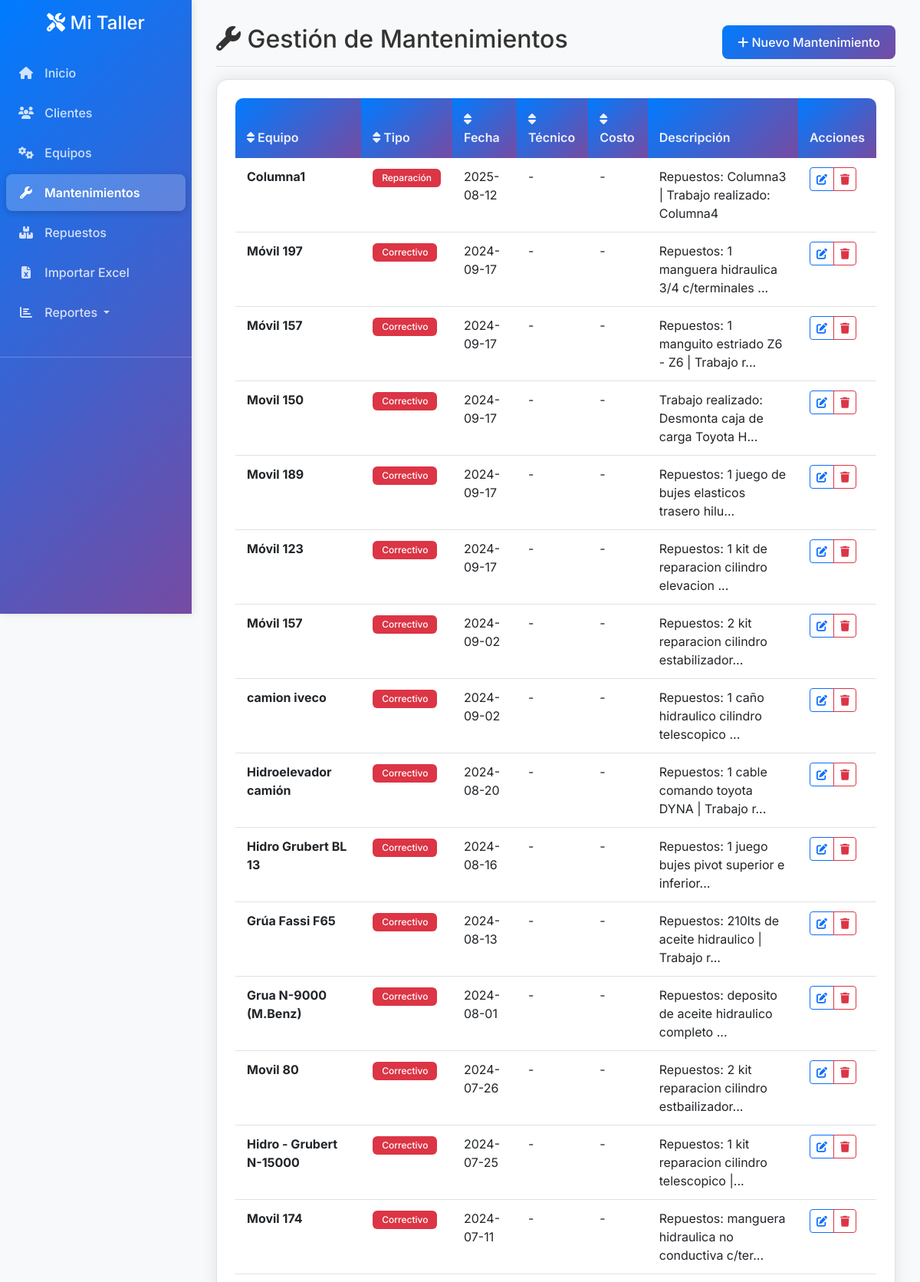
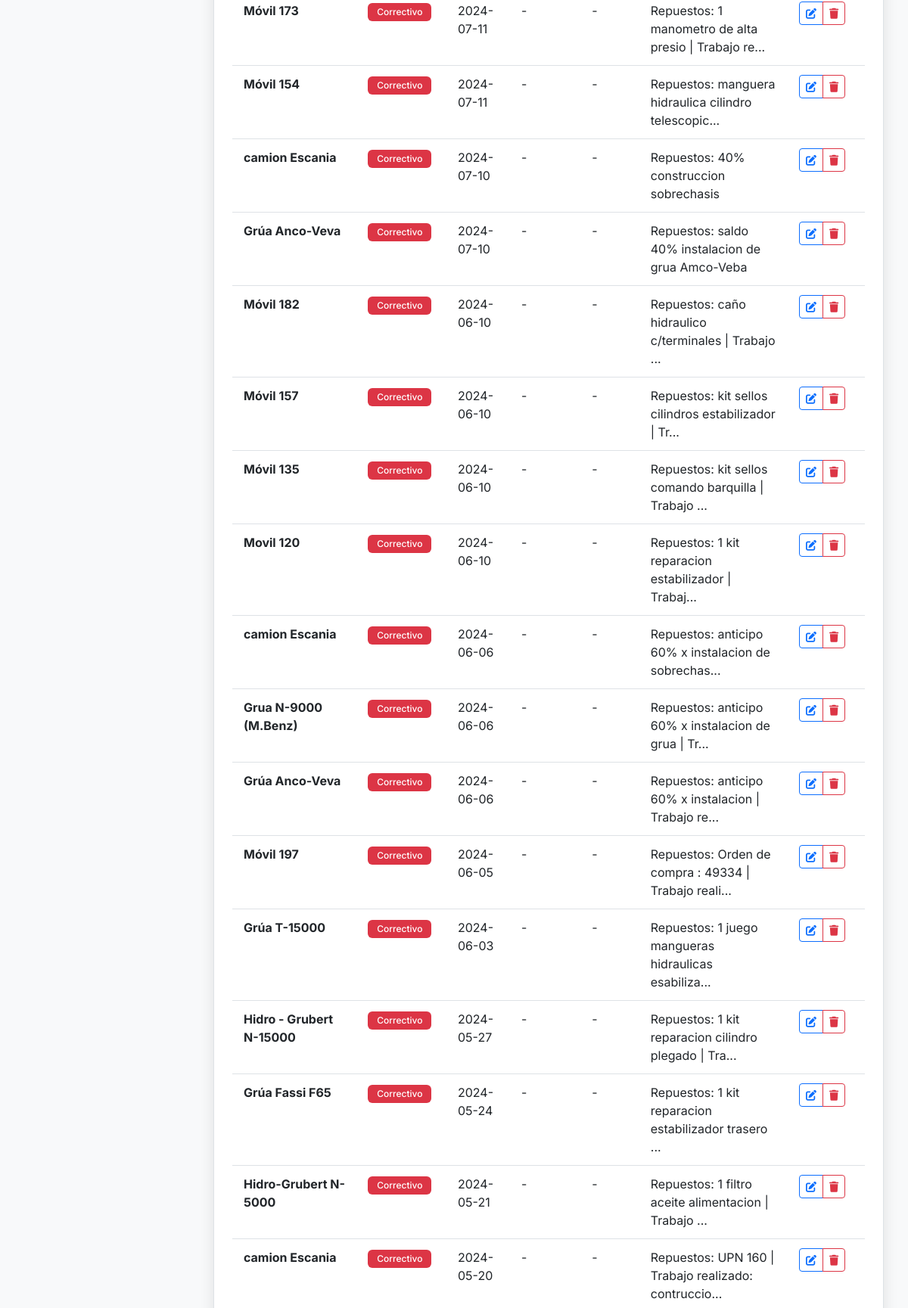
The page /mantenimientos (upper part) on the database its author committed (2 pictures, top to bottom).
### tables this page shows
CREATE TABLE mantenimientos (
            id INTEGER PRIMARY KEY AUTOINCREMENT,
            equipo_id INTEGER,
            tipo_mantenimiento TEXT NOT NULL,
            fecha_mantenimiento DATE NOT NULL,
            descripcion TEXT,
            costo REAL,
            tecnico TEXT,
            fecha_creacion TIMESTAMP DEFAULT CURRENT_TIMESTAMP, estado TEXT DEFAULT "Completado", usuario_creacion INTEGER REFERENCES usuarios(id), usuario_modificacion INTEGER REFERENCES usuarios(id),
            FOREIGN KEY (equipo_id) REFERENCES equipos (id)
        );

CREATE TABLE equipos (
            id INTEGER PRIMARY KEY AUTOINCREMENT,
            nombre TEXT NOT NULL,
            marca TEXT,
            modelo TEXT,
            numero_serie TEXT,
            fecha_compra DATE,
            estado TEXT DEFAULT 'Activo',
            ubicacion TEXT,
            observaciones TEXT,
            fecha_creacion TIMESTAMP DEFAULT CURRENT_TIMESTAMP
        , cliente_id INTEGER REFERENCES clientes(id), usuario_creacion INTEGER REFERENCES usuarios(id), usuario_modificacion INTEGER REFERENCES usuarios(id));

### app.py (the view)
@app.route('/mantenimientos')
def mantenimientos():
    conn = get_db_connection()
    mantenimientos = conn.execute('''
        SELECT m.*, e.nombre as equipo_nombre
        FROM mantenimientos m
        JOIN equipos e ON m.equipo_id = e.id
        ORDER BY m.fecha_mantenimiento DESC
    ''').fetchall()
    conn.close()
    return render_template('mantenimientos.html', mantenimientos=mantenimientos)

### app.py (called while the page is built, shortened)
def get_db_connection():
    try:
        conn = sqlite3.connect(DATABASE, timeout=30.0)
        conn.row_factory = sqlite3.Row
        conn.execute('PRAGMA foreign_keys = ON')
        conn.execute('PRAGMA journal_mode = WAL')
        conn.execute('PRAGMA synchronous = NORMAL')
        conn.execute('PRAGMA cache_size = 10000')
        conn.execute('PRAGMA temp_store = MEMORY')
        conn.execute('PRAGMA mmap_size = 268435456')  # 256MB
        return conn
    except Exception as e:
        logging.error(f"Error conectando a la base de datos: {str(e)}")
        raise

@app.before_request
def load_user():
    g.user = None

### templates/mantenimientos.html (shortened to what this page needs)
{% extends "base.html" %}
{% block content %}
<div class="d-flex justify-content-between flex-wrap flex-md-nowrap align-items-center pb-2 mb-3 border-bottom">
    <h1 class="h2"><i class="fas fa-wrench"></i> Gestión de Mantenimientos</h1>
    <div class="btn-toolbar mb-2 mb-md-0">
        <a href="{{ url_for('nuevo_mantenimiento') }}" class="btn btn-primary">
            <i class="fas fa-plus"></i> Nuevo Mantenimiento
        </a>
    </div>
</div>
<div class="card">
    <div class="card-body">
        {% if mantenimientos %}
            <div class="table-responsive">
                <table class="table table-hover" id="mantenimientosTable">
                    <thead class="table-light">
                        <tr>
                            <th class="sortable" data-column="equipo_nombre">
                                <i class="fas fa-sort"></i> Equipo
                            </th>
                            <th class="sortable" data-column="tipo_mantenimiento">
                                <i class="fas fa-sort"></i> Tipo
                            </th>
                            <th class="sortable" data-column="fecha_mantenimiento">
                                <i class="fas fa-sort"></i> Fecha
                            </th>
                            <th class="sortable" data-column="tecnico">
                                <i class="fas fa-sort"></i> Técnico
                            </th>
                            <th class="sortable" data-column="costo">
                                <i class="fas fa-sort"></i> Costo
                            </th>
                            <th>Descripción</th>
                            <th>Acciones</th>
                        </tr>
                    </thead>
                    <tbody>
                        {% for mantenimiento in mantenimientos %}
                        <tr>
                            <td><strong>{{ mantenimiento.equipo_nombre }}</strong></td>
                            <td>
                                <span class="badge bg-{{ 'warning' if mantenimiento.tipo_mantenimiento == 'Preventivo' else 'danger' }}">
                                    {{ mantenimiento.tipo_mantenimiento }}
                                </span>
                            </td>
                            <td>{{ mantenimiento.fecha_mantenimiento }}</td>
                            <td>{{ mantenimiento.tecnico or '-' }}</td>
                            <td>
                                {% if mantenimiento.costo %}
                                    ${{ "%.2f"|format(mantenimiento.costo) }}
                                {% else %}
                                    -
                                {% endif %}
                            </td>
                            <td>{{ mantenimiento.descripcion[:50] }}{% if mantenimiento.descripcion|length > 50 %}...{% endif %}</td>
                            <td>
                                <div class="btn-group" role="group">
                                    <a href="{{ url_for('editar_mantenimiento', id=mantenimiento.id) }}"
                                       class="btn btn-sm btn-outline-primary"
                                       title="Editar mantenimiento">
                                        <i class="fas fa-edit"></i>
                                    </a>
                                    <button type="button"
                                            class="btn btn-sm btn-outline-danger eliminar-mantenimiento"
                                            data-id="{{ mantenimiento.id }}"
                                            data-equipo="{{ mantenimiento.equipo_nombre }}"
                                            data-fecha="{{ mantenimiento.fecha_mantenimiento }}"
                                            title="Eliminar mantenimiento">
                                        <i class="fas fa-trash"></i>
                                    </button>
                                </div>
                            </td>
                        </tr>
                        {% endfor %}
                    </tbody>
                </table>
            </div>
        {% endif %}
    </div>
</div>
{% endblock %}

### static/css/themes.css (style rules this page uses)
:root { --color-primary: #007bff; --color-secondary: #6c757d; --color-success: #28a745; --color-danger: #dc3545; --color-warning: #ffc107; --color-info: #17a2b8; --bg-primary: #ffffff; --bg-secondary: #f8f9fa; --bg-tertiary: #e9ecef; --bg-card: var(--bg-primary); --bg-accent: linear-gradient(135deg, var(--color-primary) 0%, #764ba2 100%); --bg-body: var(--bg-secondary); --text-primary: #333333; --text-secondary: #6c757d; --text-muted: #6c757d; --text-light: rgba(255,255,255,0.9); --text-white: #ffffff; --border-color: #dee2e6; --border-light: rgba(0,0,0,0.125); --border-radius: 0.375rem; --success: var(--color-success); --warning: var(--color-warning); --danger: var(--color-danger); --info: var(--color-info); --sidebar-bg: var(--bg-accent); --sidebar-text: rgba(255,255,255,0.8); --sidebar-text-hover: #ffffff; --sidebar-active: rgba(255,255,255,0.2); --shadow: 0 0 20px rgba(0,0,0,0.1); --shadow-hover: 0 5px 25px rgba(0,0,0,0.15); --shadow-lg: 0 10px 40px rgba(0,0,0,0.15); --transition-fast: 0.2s ease; --transition-normal: 0.3s ease; --transition-slow: 0.5s ease; }
body { background-color: var(--bg-body) !important; color: var(--text-primary) !important; transition: all var(--transition-normal); font-family: 'Segoe UI', Tahoma, Geneva, Verdana, sans-serif; }
.card { background-color: var(--bg-card) !important; border-color: var(--border-color) !important; color: var(--text-primary) !important; }
.btn-primary { background-color: var(--color-primary) !important; border-color: var(--color-primary) !important; }
.card { background-color: var(--bg-primary) !important; border: 1px solid var(--border-color) !important; border-radius: 15px !important; box-shadow: var(--shadow) !important; transition: all var(--transition-normal); overflow: hidden; }
.card-body { padding: 1.5rem; }
.btn-primary { background: var(--bg-accent) !important; border: none !important; border-radius: 8px !important; padding: 10px 20px; font-weight: 500; transition: all var(--transition-fast); }
.table { background-color: var(--bg-primary) !important; color: var(--text-primary) !important; border-radius: 10px; overflow: hidden; box-shadow: var(--shadow); }
.table thead th { background: var(--bg-accent) !important; color: var(--text-light) !important; border: none !important; font-weight: 600; padding: 15px; }
.table tbody tr { transition: all var(--transition-fast); }
.table tbody td { padding: 12px 15px; border-color: var(--border-color) !important; }
.badge { border-radius: 6px !important; padding: 6px 12px; font-weight: 500; }

### templates/base.html (style rules this page uses)
body, .sidebar { font-family: 'Inter', 'Segoe UI', Tahoma, Geneva, Verdana, sans-serif !important; }

### rows shown on the page
mantenimientos: equipo_nombre "Columna1", tipo_mantenimiento "Reparación", fecha_mantenimiento "2025-08-12", tecnico "-", descripcion "Repuestos: Columna3 | Trabajo realizado: Columna4"
mantenimientos: equipo_nombre "Móvil 197", tipo_mantenimiento "Correctivo", fecha_mantenimiento "2024-09-17", tecnico "-", descripcion "Repuestos: 1 manguera hidraulica 3/4 c/terminales"
mantenimientos: equipo_nombre "Móvil 157", tipo_mantenimiento "Correctivo", fecha_mantenimiento "2024-09-17", tecnico "-", descripcion "Repuestos: 1 manguito estriado Z6 - Z6 | Trabajo r"
mantenimientos: equipo_nombre "Movil 150", tipo_mantenimiento "Correctivo", fecha_mantenimiento "2024-09-17", tecnico "-", descripcion "Trabajo realizado: Desmonta caja de carga Toyota H"
mantenimientos: equipo_nombre "Movil 189", tipo_mantenimiento "Correctivo", fecha_mantenimiento "2024-09-17", tecnico "-", descripcion "Repuestos: 1 juego de bujes elasticos trasero hilu"
mantenimientos: equipo_nombre "Móvil 123", tipo_mantenimiento "Correctivo", fecha_mantenimiento "2024-09-17", tecnico "-", descripcion "Repuestos: 1 kit de reparacion cilindro elevacion"
mantenimientos: equipo_nombre "Móvil 157", tipo_mantenimiento "Correctivo", fecha_mantenimiento "2024-09-02", tecnico "-", descripcion "Repuestos: 2 kit reparacion cilindro estabilizador"
mantenimientos: equipo_nombre "camion iveco", tipo_mantenimiento "Correctivo", fecha_mantenimiento "2024-09-02", tecnico "-", descripcion "Repuestos: 1 caño hidraulico cilindro telescopico"
mantenimientos: equipo_nombre "Hidroelevador camión", tipo_mantenimiento "Correctivo", fecha_mantenimiento "2024-08-20", tecnico "-", descripcion "Repuestos: 1 cable comando toyota DYNA | Trabajo r"
mantenimientos: equipo_nombre "Hidro Grubert BL 13", tipo_mantenimiento "Correctivo", fecha_mantenimiento "2024-08-16", tecnico "-", descripcion "Repuestos: 1 juego bujes pivot superior e inferior"
mantenimientos: equipo_nombre "Grúa Fassi F65", tipo_mantenimiento "Correctivo", fecha_mantenimiento "2024-08-13", tecnico "-", descripcion "Repuestos: 210lts de aceite hidraulico | Trabajo r"
mantenimientos: equipo_nombre "Grua N-9000 (M.Benz)", tipo_mantenimiento "Correctivo", fecha_mantenimiento "2024-08-01", tecnico "-", descripcion "Repuestos: deposito de aceite hidraulico completo"
mantenimientos: equipo_nombre "Movil 80", tipo_mantenimiento "Correctivo", fecha_mantenimiento "2024-07-26", tecnico "-", descripcion "Repuestos: 2 kit reparacion cilindro estbailizador"
mantenimientos: equipo_nombre "Hidro - Grubert N-15000", tipo_mantenimiento "Correctivo", fecha_mantenimiento "2024-07-25", tecnico "-", descripcion "Repuestos: 1 kit reparacion cilindro telescopico |"
mantenimientos: equipo_nombre "Movil 174", tipo_mantenimiento "Correctivo", fecha_mantenimiento "2024-07-11", tecnico "-", descripcion "Repuestos: manguera hidraulica no conductiva c/ter"
mantenimientos: equipo_nombre "Móvil 173", tipo_mantenimiento "Correctivo", fecha_mantenimiento "2024-07-11", tecnico "-", descripcion "Repuestos: 1 manometro de alta presio | Trabajo re"
mantenimientos: equipo_nombre "Móvil 154", tipo_mantenimiento "Correctivo", fecha_mantenimiento "2024-07-11", tecnico "-", descripcion "Repuestos: manguera hidraulica cilindro telescopic"
mantenimientos: equipo_nombre "camion Escania", tipo_mantenimiento "Correctivo", fecha_mantenimiento "2024-07-10", tecnico "-", descripcion "Repuestos: 40% construccion sobrechasis"
mantenimientos: equipo_nombre "Grúa Anco-Veva", tipo_mantenimiento "Correctivo", fecha_mantenimiento "2024-07-10", tecnico "-", descripcion "Repuestos: saldo 40% instalacion de grua Amco-Veba"
mantenimientos: equipo_nombre "Móvil 182", tipo_mantenimiento "Correctivo", fecha_mantenimiento "2024-06-10", tecnico "-", descripcion "Repuestos: caño hidraulico c/terminales | Trabajo"
mantenimientos: equipo_nombre "Móvil 157", tipo_mantenimiento "Correctivo", fecha_mantenimiento "2024-06-10", tecnico "-", descripcion "Repuestos: kit sellos cilindros estabilizador | Tr"
mantenimientos: equipo_nombre "Móvil 135", tipo_mantenimiento "Correctivo", fecha_mantenimiento "2024-06-10", tecnico "-", descripcion "Repuestos: kit sellos comando barquilla | Trabajo"
mantenimientos: equipo_nombre "Movil 120", tipo_mantenimiento "Correctivo", fecha_mantenimiento "2024-06-10", tecnico "-", descripcion "Repuestos: 1 kit reparacion estabilizador | Trabaj"
mantenimientos: equipo_nombre "camion Escania", tipo_mantenimiento "Correctivo", fecha_mantenimiento "2024-06-06", tecnico "-", descripcion "Repuestos: anticipo 60% x instalacion de sobrechas"
mantenimientos: equipo_nombre "Grua N-9000 (M.Benz)", tipo_mantenimiento "Correctivo", fecha_mantenimiento "2024-06-06", tecnico "-", descripcion "Repuestos: anticipo 60% x instalacion de grua | Tr"
mantenimientos: equipo_nombre "Grúa Anco-Veva", tipo_mantenimiento "Correctivo", fecha_mantenimiento "2024-06-06", tecnico "-", descripcion "Repuestos: anticipo 60% x instalacion | Trabajo re"
mantenimientos: equipo_nombre "Móvil 197", tipo_mantenimiento "Correctivo", fecha_mantenimiento "2024-06-05", tecnico "-", descripcion "Repuestos: Orden de compra : 49334 | Trabajo reali"
mantenimientos: equipo_nombre "Grúa T-15000", tipo_mantenimiento "Correctivo", fecha_mantenimiento "2024-06-03", tecnico "-", descripcion "Repuestos: 1 juego mangueras hidraulicas esabiliza"
mantenimientos: equipo_nombre "Hidro - Grubert N-15000", tipo_mantenimiento "Correctivo", fecha_mantenimiento "2024-05-27", tecnico "-", descripcion "Repuestos: 1 kit reparacion cilindro plegado | Tra"
mantenimientos: equipo_nombre "Grúa Fassi F65", tipo_mantenimiento "Correctivo", fecha_mantenimiento "2024-05-24", tecnico "-", descripcion "Repuestos: 1 kit reparacion estabilizador trasero"
mantenimientos: equipo_nombre "Hidro-Grubert N-5000", tipo_mantenimiento "Correctivo", fecha_mantenimiento "2024-05-21", tecnico "-", descripcion "Repuestos: 1 filtro aceite alimentacion | Trabajo"
mantenimientos: equipo_nombre "camion Escania", tipo_mantenimiento "Correctivo", fecha_mantenimiento "2024-05-20", tecnico "-", descripcion "Repuestos: UPN 160 | Trabajo realizado: contruccio"
